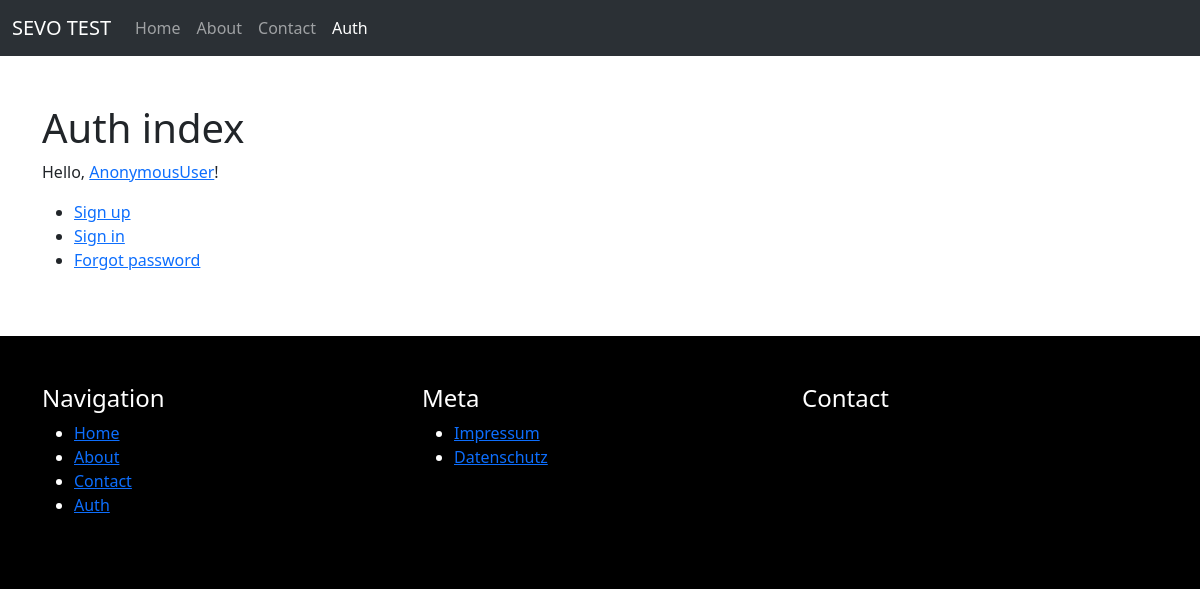
Page /auth/ on the committed database.
### sevo_pages/models.py (models this page shows, shortened)
class PageMenu(models.Model):
    menu = models.ForeignKey("Menu", blank=True, null=True, on_delete=models.SET_NULL)
    page = models.ForeignKey(Page, blank=True, null=True, on_delete=models.CASCADE, verbose_name=_("Page"))
    url_path = models.SlugField(blank=True, null=True, verbose_name=_("URL path"))
    is_reverse = models.BooleanField(default=False, verbose_name=_("Is reverse"))
    order = models.PositiveIntegerField(default=0, verbose_name=_("Order"))
    published = models.BooleanField(default=True, verbose_name=_("Published"))
    def get_page(self):
        return self.page
    class Meta:
        ordering = ["order"]
        verbose_name = _("Page Menu")
        verbose_name_plural = _("Page Menus")

class Page(models.Model):
    class MenueChoices(models.IntegerChoices):
        MAIN = 0, _("Main"),
        META = 1, _("Meta"),
        NONE = 2, _("None")
    title = models.CharField(max_length=50, verbose_name=_("Title"))
    slug = models.SlugField(max_length=50, unique=True, verbose_name=_("Slug"))
    meta_description = models.CharField(max_length=160, blank=True, null=True, verbose_name=_("Meta description"))
    meta_custom = models.TextField(blank=True, null=True, verbose_name=_("Meta custom tags"))
    url_path = models.CharField(max_length=255, blank=True, null=True, verbose_name=_("URL path"))
    is_reverse = models.BooleanField(default=False, verbose_name=_("Is reverse"))
    published = models.BooleanField(default=True, verbose_name=_("Published"))
    is_home = models.BooleanField(default=False)
    created_at = models.DateTimeField(auto_now_add=True, verbose_name=_("Created at"))
    updated_at = models.DateTimeField(auto_now=True, verbose_name=_("Updated at"))
    def get_absolute_url(self):
        if self.url_path != None:
            if self.is_reverse:
                path = reverse(self.url_path)
            else:
                path = self.url_path
            return path
        if self.is_home:
            return reverse("homepage")
        return reverse("sevo-pages-detail", kwargs={"slug": self.slug})
    @classmethod
    def get_home_page(cls):
        try:
            home = cls.objects.get(is_home=True)
        except:
            home = cls.objects.first
        return home
    class Meta:
        verbose_name = _("Page")
        verbose_name_plural = _("Pages")

### sevo_auth/views.py (the view)
# urls.py: path("", index, name="immo-test-index")
def index(request):
    user = request.user
    return render(request, "sevo_auth/index.html", {
        "title": _("Auth index"),
        "user": user
    })

### sevo_pages/models.py (called while the page is built)
    def get_all_pagemenus(self):
        return self.pagemenu_set.all()

    def get_published_pagemenus(self):
        return self.get_all_pagemenus().filter(published=True)

### sevo_pages/templatetags/page_tags.py (called while the page is built)
@register.simple_tag
def is_active_page(path, page):
    if page.get_absolute_url() == path:
        return "active"

### utils/context_processors.py (called while the page is built)
def menus_context(request):
    menus = Menu.objects.all()
    menu_main = menus.get(name="Main")
    menu_meta = menus.get(name="Meta")
    homepage = Page.get_home_page()
    return {
        "menus": menus,
        "menu_main": menu_main,
        "menu_meta": menu_meta,
        "homepage": homepage
    }

### sevo_auth/templates/sevo_auth/index.html (shortened to what this page needs)
{% extends "base.html" %}
{% load i18n %}
{% block content %}
<h1>{{ title }}</h1>
{% if user %}
    <p>
        {% trans "Hello" %}, <a href="{% url 'sevo-auth-change-user-data' %}">{{user}}</a>!
    </p>
{% endif %}
<ul>
    {% if user.is_authenticated == False %}
        <li>
            <a href="{% url 'sevo-auth-sign-up' %}">{% trans "Sign up" %}</a>
        </li>
        <li>
            <a href="{% url 'sevo-auth-sign-in' %}">{% trans "Sign in" %}</a>
        </li>
        <li>
            <a href="{% url 'sevo-auth-forgot-password' %}">{% trans "Forgot password" %}</a>
        </li>
    {% endif %}
</ul>
{%  endblock %}

### templates/partials/_navbar.html (shortened to what this page needs)
{% load page_tags %}
<nav class="navbar bg-dark navbar-expand-lg bg-body-tertiary" data-bs-theme="dark">
    <div class="container-fluid">
      <a class="navbar-brand" href="{% url 'homepage' %}">SEVO TEST</a>
      <div class="collapse navbar-collapse" id="navbarSupportedContent">
        <ul class="navbar-nav me-auto mb-2 mb-lg-0">
            {% for pmenu in menu_main.get_published_pagemenus %}
                <li class="nav-item">
                    <a class="nav-link {% is_active_page path=request.path page=pmenu.get_page %}" href={{ pmenu.get_page.get_absolute_url }}>{{ pmenu.get_page.title }}</a>
                </li>
            {% endfor %}
        </ul>
      </div>
    </div>
  </nav>

### templates/partials/_footer.html
<footer class="bg-black text-white py-5">
    <div class="container">
        <div class="row">
            <div class="col-md-4 mb-2">
                <h4>Navigation</h4>
                <ul>
                    {% for pmenu in menu_main.get_published_pagemenus %}
                        <li>
                            <a href="{{ pmenu.get_page.get_absolute_url }}">{{ pmenu.get_page.title }}</a>
                        </li>
                    {% endfor %}
                </ul>
            </div>
            <div class="col-md-4 mb-2">
                <h4>Meta</h4>
                <ul>
                    {% for pmenu in menu_meta.get_published_pagemenus %}
                        <li>
                            <a href="{{ pmenu.get_page.get_absolute_url }}">{{ pmenu.get_page.title }}</a>
                        </li>
                    {% endfor %}
                </ul>
            </div>
            <div class="col-md-4 mb-2">
                <h4>Contact</h4>
            </div>
        </div>
    </div>
</footer>

### rows in the picture
PageMenu: get_page "Home"
PageMenu: get_page "About"
PageMenu: get_page "Contact"
PageMenu: get_page "Auth"
PageMenu: get_page "Impressum"
PageMenu: get_page "Datenschutz"

### other values in the picture
{{ title }} "Auth index"
{{ user }} "AnonymousUser"
